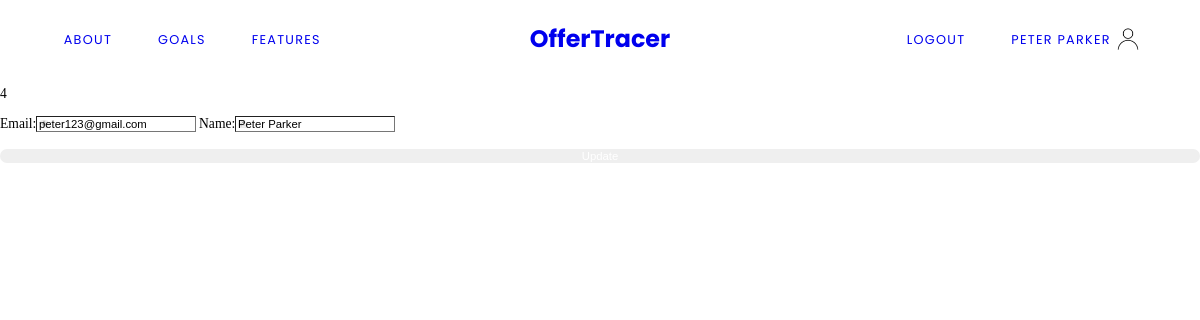
The app's page /account (signed in) with its own data.
### models.py (models this page shows, shortened)
class User(UserMixin, db.Model):
	id = db.Column(db.Integer, primary_key=True)
	email = db.Column(db.String(100), unique=True, nullable=False)
	password = db.Column(db.String(100), nullable=False)
	name = db.Column(db.String(100), nullable=False)
	jobs = db.relationship('Job', backref='author', lazy=True)
	tasks = db.relationship('Task', backref='author', lazy=True)

### main.py (the view)
@main.route('/account')
@login_required
def account():
	return render_template('account.html', name=current_user.name)

### app.py (called while the page is built)
@login_manager.user_loader
def load_user(user_id):
	return User.query.get(int(user_id))

### templates/account.html (shortened to what this page needs)
{% extends "base.html" %}
{% block content %}
	<h2>{{current_user.name}}</h2>
	<p>{{current_user.email}}</p>
	<p>{{current_user.id}}</p>
	<form method="POST" action="/account">
	<label for="email">Email:</label><input type="email" name="email" id="email" value="{{current_user.email}}" required>
	<label for="name">Name:</label><input type="text" name="name" id="name" value="{{current_user.name}}" required>
	<input type="submit" value="Update" class="submit" id="submit">
</form>
{% endblock %}

### templates/base.html (shortened to what this page needs)
<!DOCTYPE html>
<html lang="en">
<head>
	<link rel="stylesheet" type="text/css" href="{{ url_for('static', filename='css/nav.css') }}">
	<link rel="stylesheet" type="text/css" href="{{ url_for('static', filename='css/styles.css') }}">
	<link rel="stylesheet" type="text/css" href="{{ url_for('static', filename='css/loginsys.css') }}">
	<link rel="stylesheet" type="text/css" href="{{ url_for('static', filename='css/dashboard.css') }}">
</head>
<body>
	<nav class="main-menu notAuth">
			<div class="m1">
				<a href="/#second" class="navLink">About</a>
				<a href="/#third" class="navLink">Goals</a>
				<a href="/#forth" class="navLink">Features</a>
			</div>
			<div class="title">
				<a href="{{url_for('main.index')}}">OfferTracer</a>
			</div>
			<div class="m2">
				{% if current_user.is_authenticated %}
				<a href="{{url_for('auth.logout')}}" class="navLink">Logout</a>
				<a href="{{url_for('main.dashboard')}}" class="accName">{{ name }}</a>
				{% endif %}
			</div>
	</nav>
	<div class="container">
		{% block content %}
		{% endblock %}
	</div>
</body>
</html>

### static/css/nav.css (style rules this page uses)
.main-menu { top: 0; width: 100%; display: grid; grid-template-columns: 1fr 1fr 1fr; padding-top: 25px; padding-bottom: 25px; }
.notAuth { overflow: hidden; background-color: transparent; position: fixed; z-index: 1000; }
.main-menu a { text-decoration: none; font-family: 'Poppins', sans-serif; }
.title { margin: 0 auto; align-self: center; text-align: center; }
.m1 { padding-left: 50px; padding-top: 11px; }
.m2 { padding-right: 40px; text-align: right; padding-top: 11px; }
.title a { font-size: 28px; font-weight: bolder; }
.m1 a, .m2 a { text-transform: uppercase; margin-left: 25px; margin-right: 25px; font-size: 15px; letter-spacing: 1.5px; }
.accName { background-image: url(../images/user.png); background-repeat: no-repeat; background-position: right; background-size: contain; padding-right: 40px; padding-top: 10px; padding-bottom: 10px; }

### static/css/styles.css (style rules this page uses)
html, body, .container { margin: 0; height: 100%; }
@media (max-width: 1350px) { html { zoom: 90%; } }
@media (max-width: 1250px) { html { zoom: 85%; } }

### static/css/loginsys.css (style rules this page uses)
.submit { margin-top: 20px; outline: none; border: none; color: white; width: 100%; border-radius: 30px; }
#email { background-image: url(../images/email.png); background-repeat: no-repeat; background-position: left; background-size: contain; }
#name { background-image: url(../images/name.png); background-repeat: no-repeat; background-position: left; background-size: contain; }

### records on screen
User: name "PETER PARKER", id "4", email "peter123@gmail.com", name "Peter Parker"
